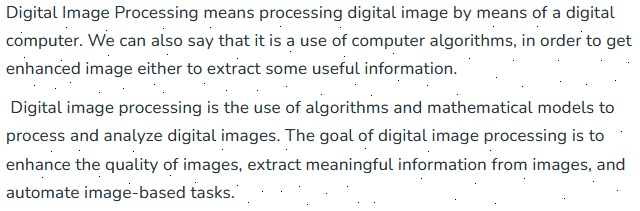
#> input picture 10.jpg, 640 x 211 px
$ python que_3.py   (older library calls are emulated)
#> lines starting #> are read from the running program, lines starting #| are printed output that depends on the picture; after the words box and inside, x2 and y2 are one past the last pixel; in counts of white or black regions, pixels touching at a corner belong together
#!/usr/bin/env python3
# -*- coding: utf-8 -*-
"""
Created on Mon Oct 30 12:52:55 2023

@author: bmiit202006100110086
"""


import cv2
import numpy as np
import matplotlib.pyplot as plt

img=cv2.imread("10.jpg",0)
#> img: shape (211, 640); min 0, max 255, mean 237.4

#structur element for detect words
kernel=np.ones((2,2),np.uint8)
otsu_threshold, image_result = cv2.threshold(img, 200, 255, cv2.THRESH_BINARY + cv2.THRESH_OTSU,)
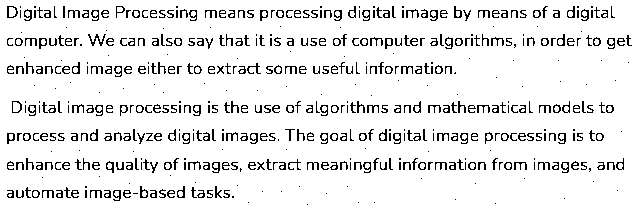
#> image_result: shape (211, 640); 91% white; black in thin lines or dots
#> otsu_threshold = 170

invert = cv2.bitwise_not(image_result)
#> invert: shape (211, 640); 9% white in thin lines or dots
opening = cv2.morphologyEx(img, cv2.MORPH_OPEN, kernel)
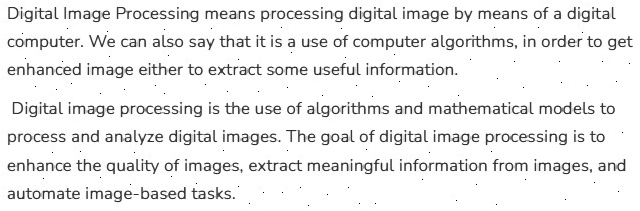
#> opening: shape (211, 640); min 0, max 255, mean 236.3
cv2.imshow("orignal",img)
#6u tapadva mate object
lines=cv2.erode(invert, kernel)
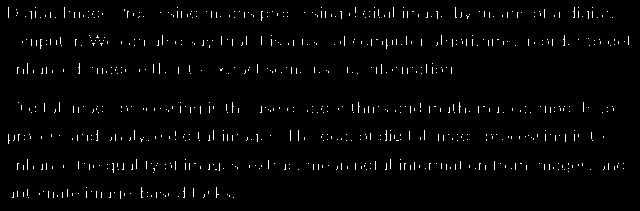
#> lines: shape (211, 640); 1.8% white in thin lines or dots, all inside (x1, y1, x2, y2) = (8, 7, 629, 199)

kernel1=np.ones((4,4),np.uint8)
dailate=cv2.dilate(lines, kernel1)
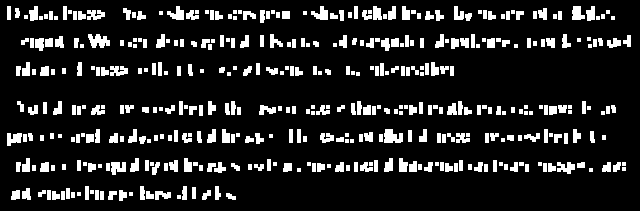
#> dailate: shape (211, 640); 13.4% white; 413 white regions (100 under 20 px), largest, box (x1, y1, x2, y2) and area: (88, 34, 110, 48) 202, (384, 129, 403, 143) 198, (111, 162, 126, 175) 145


#connected componets
totallabel,labels,stats,centrois=cv2.connectedComponentsWithStats(dailate, 8, cv2.CV_32S)
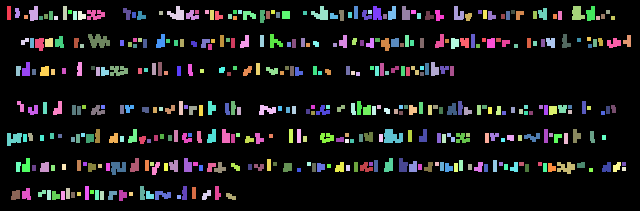
#> labels: shape (211, 640) int32; 414 distinct labels, from 0 to 413; one colour per label, 0 black
#> totallabel = 414; stats = 414 rows, first 6: [0, 0, 640, 211, 116960], [7, 6, 4, 14, 56], [29, 6, 9, 15, 104], [63, 6, 4, 14, 56], [167, 6, 17, 14, 140], [311, 6, 17, 14, 140]; centrois = 414 pairs, first value 8.5 to 627.5, second value 11.5 to 196.5

#applye color for diffrent objects
colors=np.random.randint(0,255,size=(totallabel,3),dtype=np.uint8)
#> colors = 414 rows, first 8: [172, 10, 127], [140, 47, 170], [196, 151, 117], [166, 22, 183], [192, 204, 33], [216, 67, 179], [78, 154, 251], [82, 162, 219]

#backgound is black
colors[0]=[0,0,0]
#applye a color for labels
colors_componet=colors[labels]
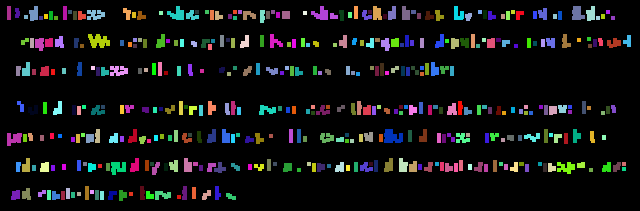
#> colors_componet: shape (211, 640, 3); mean of channels 0, 1, 2 17.6, 17.1, 16.8; drawn as B, G, R

print("total words=",totallabel-1)
#| total words= 413


cv2.imshow("orijnal", img)
cv2.imshow("erosion",lines)
cv2.imshow("color img", colors_componet)
cv2.imshow("dailation", dailate)


cv2.waitKey()
cv2.destroyAllWindows()
